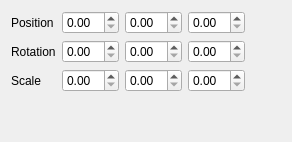
<?xml version="1.0" encoding="UTF-8"?>
<ui version="4.0">
 <class>Transform</class>
 <widget class="QWidget" name="Transform">
  <property name="geometry">
   <rect>
    <x>0</x>
    <y>0</y>
    <width>292</width>
    <height>142</height>
   </rect>
  </property>
  <property name="windowTitle">
   <string>Form</string>
  </property>
  <layout class="QVBoxLayout" name="verticalLayout">
   <item>
    <layout class="QGridLayout" name="gridLayout_3">
     <item row="0" column="0">
      <layout class="QGridLayout" name="gridLayout_2">
       <item row="0" column="0">
        <widget class="QLabel" name="label">
         <property name="text">
          <string>Position</string>
         </property>
        </widget>
       </item>
       <item row="1" column="0">
        <widget class="QLabel" name="label_2">
         <property name="text">
          <string>Rotation</string>
         </property>
        </widget>
       </item>
       <item row="2" column="0">
        <widget class="QLabel" name="label_3">
         <property name="text">
          <string>Scale</string>
         </property>
        </widget>
       </item>
      </layout>
     </item>
     <item row="0" column="1">
      <layout class="QGridLayout" name="gridLayout">
       <item row="0" column="2">
        <widget class="QDoubleSpinBox" name="PosZ"/>
       </item>
       <item row="0" column="0">
        <widget class="QDoubleSpinBox" name="PosX"/>
       </item>
       <item row="2" column="2">
        <widget class="QDoubleSpinBox" name="ScaleZ"/>
       </item>
       <item row="2" column="0">
        <widget class="QDoubleSpinBox" name="ScaleX"/>
       </item>
       <item row="1" column="2">
        <widget class="QDoubleSpinBox" name="RotZ"/>
       </item>
       <item row="1" column="0">
        <widget class="QDoubleSpinBox" name="RotX"/>
       </item>
       <item row="2" column="1">
        <widget class="QDoubleSpinBox" name="ScaleY"/>
       </item>
       <item row="0" column="1">
        <widget class="QDoubleSpinBox" name="PosY"/>
       </item>
       <item row="1" column="1">
        <widget class="QDoubleSpinBox" name="RotY"/>
       </item>
      </layout>
     </item>
     <item row="0" column="2">
      <spacer name="horizontalSpacer">
       <property name="orientation">
        <enum>Qt::Horizontal</enum>
       </property>
       <property name="sizeHint" stdset="0">
        <size>
         <width>40</width>
         <height>20</height>
        </size>
       </property>
      </spacer>
     </item>
    </layout>
   </item>
   <item>
    <spacer name="verticalSpacer">
     <property name="orientation">
      <enum>Qt::Vertical</enum>
     </property>
     <property name="sizeHint" stdset="0">
      <size>
       <width>20</width>
       <height>39</height>
      </size>
     </property>
    </spacer>
   </item>
  </layout>
 </widget>
 <resources/>
 <connections/>
</ui>
